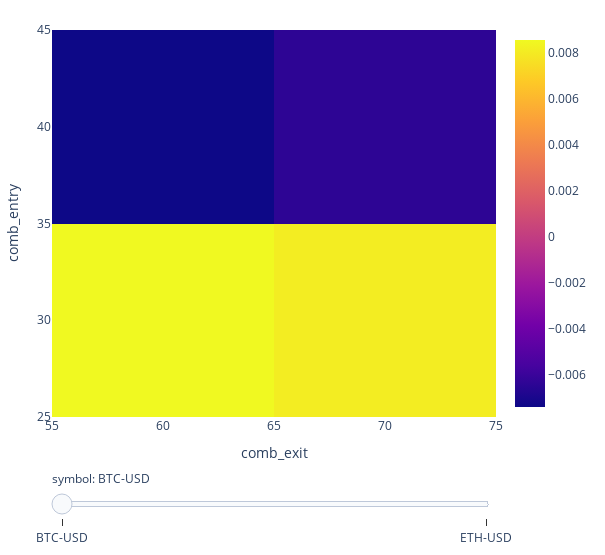

Source (notebook cell):
### Code cell
#"comb_rsi_window ,comb_ma_window "

fig = returns.vbt.heatmap(x_level = "comb_exit",
                          y_level = "comb_entry",
                          slider_level = "symbol")

fig.show()

### Figure 1 — Plotly figure (JSON) as saved in the notebook; plotly's stock layout.template omitted (floating-point values rounded to 4 significant figures)
{"data": [{"colorscale": [[0, "#0d0887"], [0.1111, "#46039f"], [0.2222, "#7201a8"], [0.3333, "#9c179e"], [0.4444, "#bd3786"], [0.5556, "#d8576b"], [0.6667, "#ed7953"], [0.7778, "#fb9f3a"], [0.8889, "#fdca26"], [1, "#f0f921"]], "hoverongaps": false, "hovertemplate": "comb_exit: %{x}<br>comb_entry: %{y}<br>value: %{z}<extra></extra>", "name": "BTC-USD", "type": "heatmap", "uid": "67d0e5de-97a3-4198-8711-8bc1a6534ba1", "visible": true, "x": [70, 60], "y": [30, 40], "z": [[0.008105, 0.008543], [-0.006405, -0.007396]]}, {"colorscale": [[0, "#0d0887"], [0.1111, "#46039f"], [0.2222, "#7201a8"], [0.3333, "#9c179e"], [0.4444, "#bd3786"], [0.5556, "#d8576b"], [0.6667, "#ed7953"], [0.7778, "#fb9f3a"], [0.8889, "#fdca26"], [1, "#f0f921"]], "hoverongaps": false, "hovertemplate": "comb_exit: %{x}<br>comb_entry: %{y}<br>value: %{z}<extra></extra>", "name": "ETH-USD", "type": "heatmap", "uid": "a087df3b-2251-4b0a-bd07-b209ddcc2154", "visible": false, "x": [70, 60], "y": [30, 40], "z": [[0.01181, 0.004581], [0.001799, -0.0007039]]}], "layout": {"height": 555, "legend": {"orientation": "h", "traceorder": "normal", "x": 1, "xanchor": "right", "y": 1.02, "yanchor": "bottom"}, "margin": {"b": 30, "l": 30, "r": 30, "t": 30}, "sliders": [{"active": 0, "currentvalue": {"prefix": "symbol: "}, "pad": {"t": 50}, "steps": [{"args": [{"visible": [true, false]}, {}], "label": "BTC-USD", "method": "update"}, {"args": [{"visible": [false, true]}, {}], "label": "ETH-USD", "method": "update"}]}], "width": 605, "xaxis": {"title": {"text": "comb_exit"}}, "yaxis": {"title": {"text": "comb_entry"}}}}
